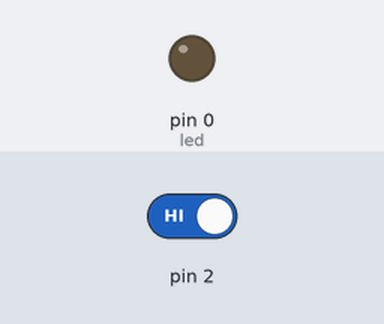
Bench run of a sketch on a simulated Arduino Uno, built with avr-gcc and run on an emulated ATmega328P. Shown: output pins drawn as LEDs (lit = HIGH). The test bench sets the inputs (shaded band); at power-on: pin 2 HIGH.

Above: at 1.2 s.
1.3 s: pin 2 driven LOW
At 1.8 s:
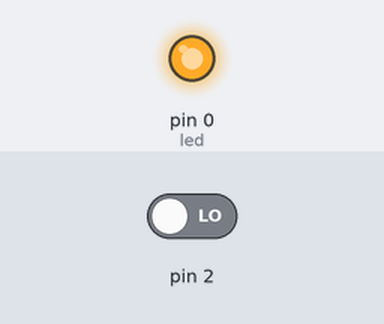
Timing chart, 0 to 4.3 s (numbered marks = the images above; inputs shaded):
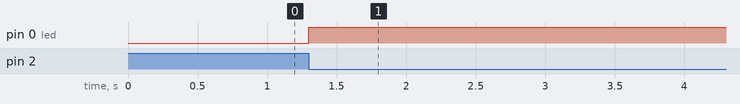

Measured:
- after the input at 1.3 s, pin 0 (led): LOW → HIGH at once

The sketch:

sketch_oct21a.ino
```cpp
const byte button = 2;
const byte led = 0;
void setup(){
  pinMode(led, OUTPUT);
    attachInterrupt(0,algoaconteceu, FALLING);
}
void loop(){


}
void algoaconteceu(){
    digitalWrite(led, HIGH);
  }
```
